Frame 1 (no input): blank canvas, image omitted
Frame 60 (no input): blank canvas, image omitted
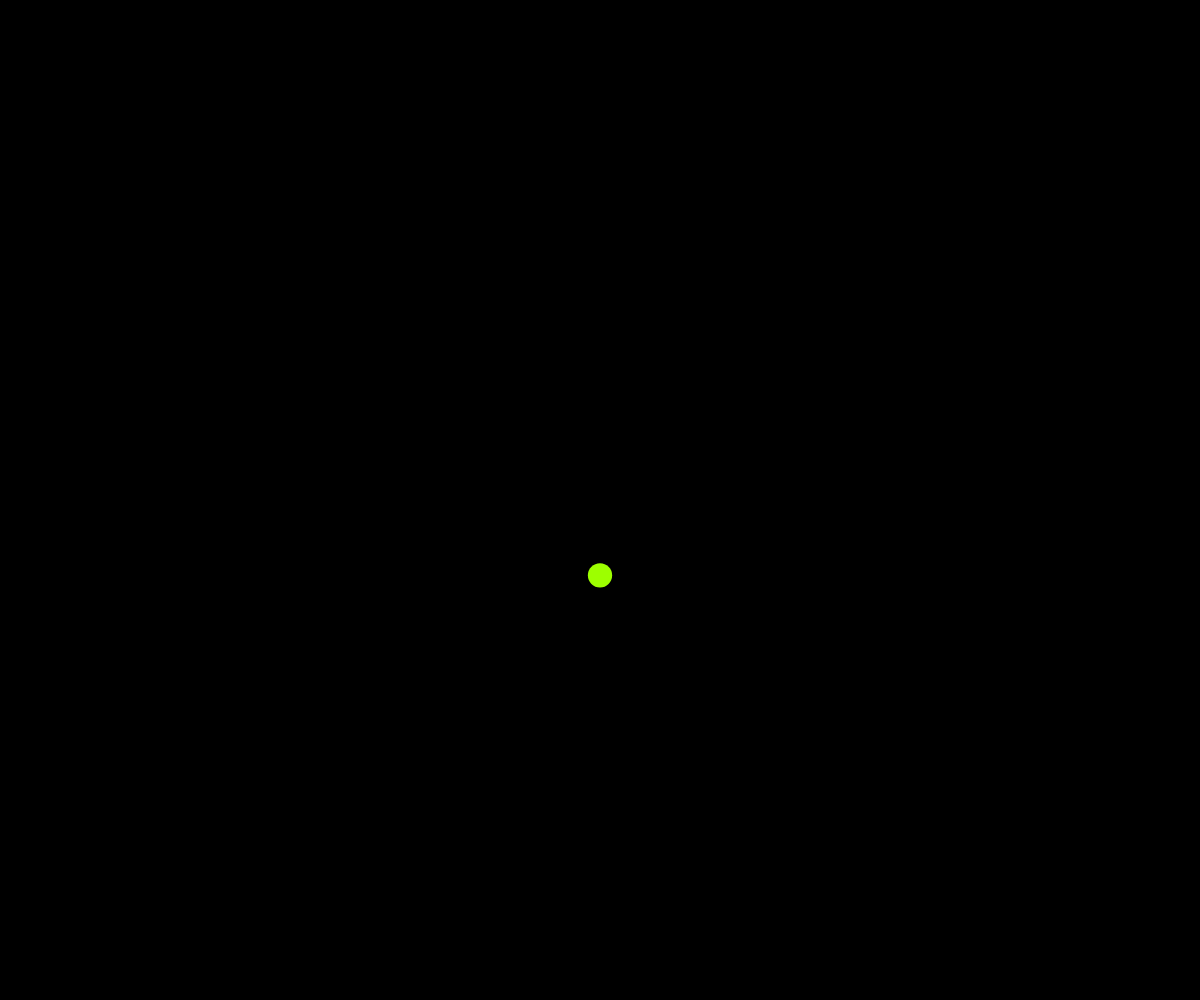
Frame 120 (the mouse pressed at the canvas centre since frame 60)

The p5.js sketch whose frames 1 and 60 were blank and that drew this single picture after the mouse press (run headless with seeded random() and noise() and a simulated clock; from frame 60 on, the mouse is pressed at the canvas centre):

// p5.js sketch
// ── sketch.js
var particles = [];

function setup() {
  createCanvas(windowWidth, windowHeight);
  colorMode(HSL);
  blendMode(HARD_LIGHT);
}
function mouseDragged() {
  particles.push(new Particle(mouseX, mouseY, random(1,3)));
}
function mousePressed() {
  particles.push(new Particle(mouseX, mouseY, random(1,3)));
}
function draw() {
  background(360, 100, 0);
  particles.map(function(p) {
    var gravity = createVector(0, 0.1);
    p.applyForce(gravity);
    p.update();
    p.display();
  })
}

function Particle(x, y, m) {
  this.pos = createVector(x, y);
  this.vel = createVector(0, 0);
  this.acc = createVector(0, 0);
  this.mass = m;
  this.fillColor = color(random(360), 100, 60);

  this.applyForce = function(force) {
    var f = force.copy();
    this.acc.add(f.div(this.mass));
  }

  this.edges = function() {
    if(this.pos.y > height) {
      this.vel.y *= -1;
      this.pos.y = height;
    }
  }
  this.update = function() {
    this.vel.add(this.acc);
    this.pos.add(this.vel);
    this.acc.set(0, 0);
    this.edges();
  }
  this.display = function() {
    noStroke();
    fill(this.fillColor);
    ellipse(this.pos.x, this.pos.y, this.mass * 10, this.mass * 10);
  }
}
